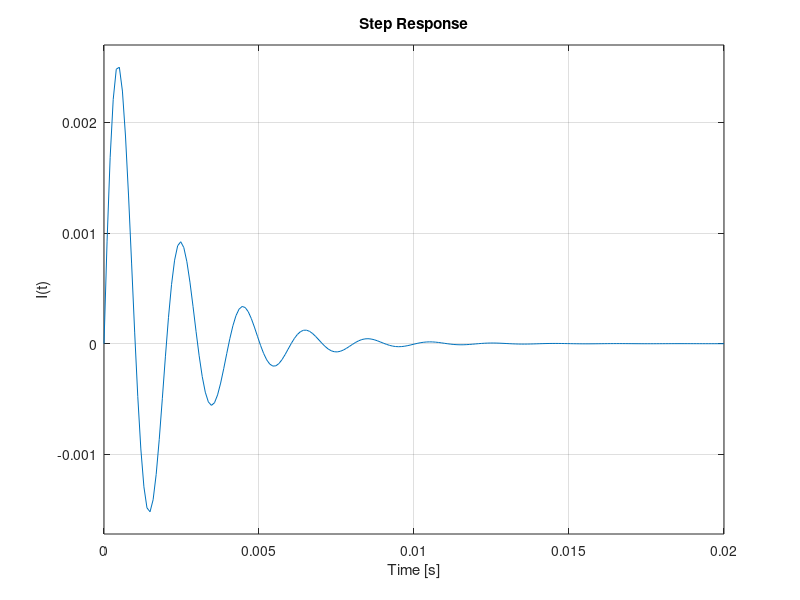
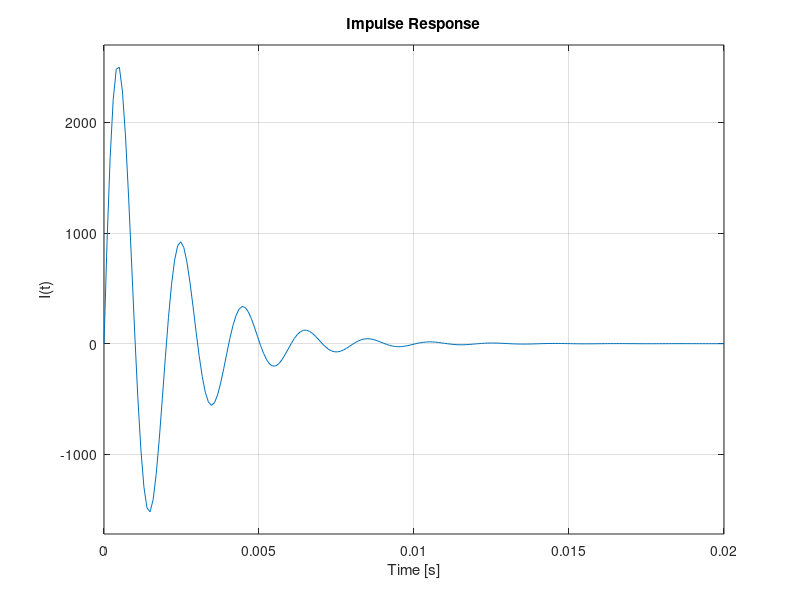
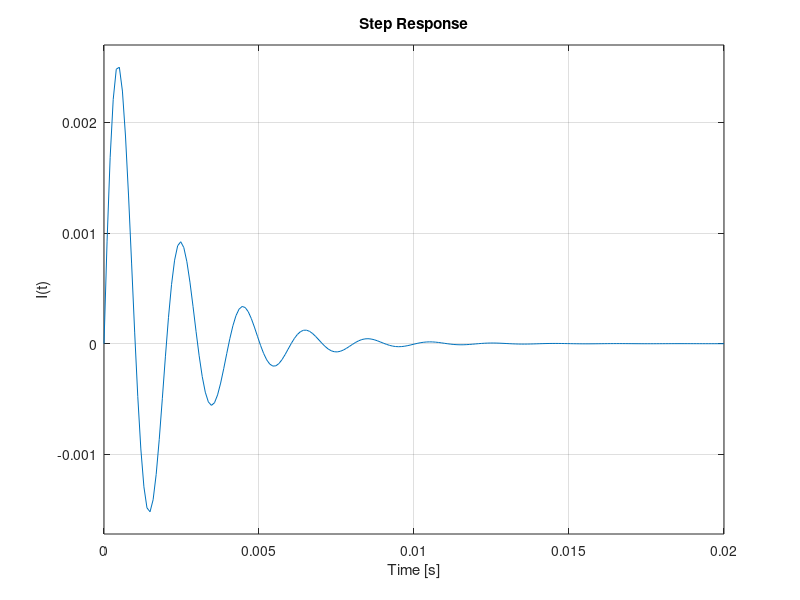
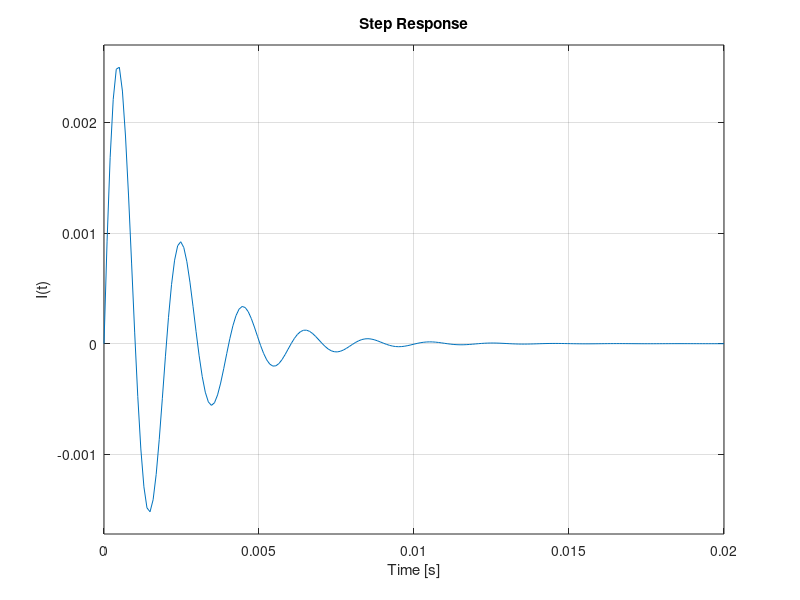

Source code (MATLAB) for these figures, in order: (Note: this script raises an error after producing the figures.)

% ==========================================
% PRÁCTICA 4 - CONTROL MODERNO
% ==========================================
pkg load control
pkg load signal
clear all; clc; close all;

% A partir de aquí va el resto de tu código...

R=100;
L=0.1;
Cap =1e-6;
A= [0 1/Cap; -1/L -R/L];
B= [0;1/L];
C=[1 0];
D=0;
D3=[0; 0];
C2=[0 1];
C3=[1 0;0 1];

[num,den] = ss2tf(A,B,C,D);
tf1=tf(num,den);



[num2,den2] = ss2tf(A,B,C2,D);
tf2=tf(num2,den2);
subplot(2,1,1);


step(tf1);
ylabel("Vc");
subplot(2,1,2);
step(tf2);
ylabel("I(t)");

%%
figure
sys = ss(A,B,C,D);
subplot(2,1,1);
step(sys);
ylabel("Vc");
subplot(2,1,2);
impulse(sys);
ylabel("I(t)");


%%
[num, den]= ss2tf(A,B,C,D);
tf1= tf(num, den);
[num2, den2]= ss2tf(A,B,C2,D);
tf2= tf(num2, den2);

figure
subplot(2,1,1);
step(tf1);
ylabel("Vc");
subplot(2,1,2);
step(tf2);
ylabel("I(t)");


%%
[num, den]= ss2tf(A,B,C,D);
tf1= tf(num, den);
[num2, den2]= ss2tf(A,B,C2,D);
tf2= tf(num2, den2);

figure
subplot(2,1,1);
step(tf1);
ylabel("Vc");
subplot(2,1,2);
step(tf2);
ylabel("I(t)");

%%
ts = 0.015;
u = 1;
x0 = [0; 0];
[t, X] = ode45(@(t, x) modelRLC(t, x, A, B, u), [0 ts], x0);

Vc = X(:, 1);
I = X(:, 2);

figure;

C = [1 0;0 1];
D = 0;
Y = (C * X')';


subplot(2,1,1);
plot(t, Y(:,1), 'LineWidth', 2);
grid on;
title('Respuesta del sistema usando ode45');
ylabel('Vc [V]');
xlim([0 0.015]);



subplot(2,1,2);
plot(t, Y(:,2), 'LineWidth', 2);
grid on;
xlabel('Time [s]');
ylabel('I(t) [A]');
xlim([0 0.015]);



function dx = modelRLC(t, x, A, B, u)
    dx = A * x + B * u;             % Ecuación de Estado
end
